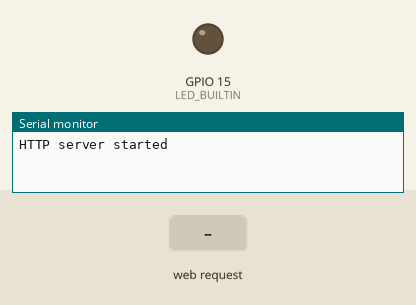
Simulated run of this sketch. Board: ESP32-S2. On the bench: output pins drawn as LEDs (lit = HIGH), the last lines printed to the serial monitor. Inputs (shaded band) come from the test bench.

Above: at 1.3 s.
1.4 s: HTTP request GET /led1on received
At 2.4 s:
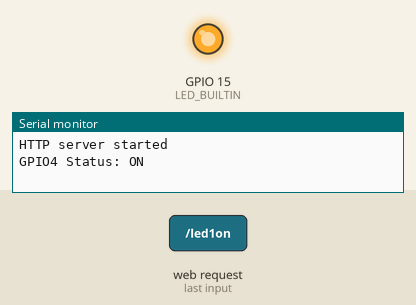
2.9 s: HTTP request GET / received
At 3.5 s:
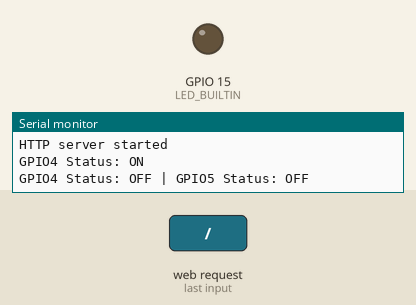
Timing chart, 0 to 5.9 s (numbered marks = the images above; inputs shaded):
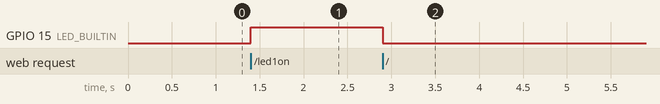

The sketch:

esp32s2mini_web_server_host.ino
```cpp
#include <WiFi.h>
#include <WebServer.h>

/* Put your SSID & Password */
const char* ssid = "ESP32-";  // Enter SSID here
const char* password = "12345678";  //Enter Password here

/* Put IP Address details */
IPAddress local_ip(192,168,1,1);
IPAddress gateway(192,168,1,1);
IPAddress subnet(255,255,255,0);

WebServer server(80);

bool LED1status = LOW;

void setup() {
  Serial.begin(9600);
  pinMode(LED_BUILTIN, OUTPUT);

  WiFi.softAP(ssid, password);
  WiFi.softAPConfig(local_ip, gateway, subnet);
  delay(100);

  server.on("/", handle_OnConnect);
  server.on("/led1on", handle_led1on);
  server.on("/led1off", handle_led1off);
  server.onNotFound(handle_NotFound);

  server.begin();
  Serial.println("HTTP server started");
}
void loop() {
  server.handleClient();
  if(LED1status)
  {digitalWrite(LED_BUILTIN, HIGH);}
  else
  {digitalWrite(LED_BUILTIN, LOW);}
}

void handle_OnConnect() {
  LED1status = LOW;
  Serial.println("GPIO4 Status: OFF | GPIO5 Status: OFF");
  server.send(200, "text/html", generateHTML(LED1status));
}

void handle_led1on() {
  LED1status = HIGH;
  Serial.println("GPIO4 Status: ON");
  server.send(200, "text/html", generateHTML(true));
}

void handle_led1off() {
  LED1status = LOW;
  Serial.println("GPIO4 Status: OFF");
  server.send(200, "text/html", generateHTML(false));
}


void handle_NotFound(){
  server.send(404, "text/plain", "Not found");
}

String generateHTML(uint8_t led1stat){
  String ptr = "<!DOCTYPE html> <html>\n";
  ptr +="<head><meta name=\"viewport\" content=\"width=device-width, initial-scale=1.0, user-scalable=no\">\n";
  ptr +="<title>LED Control</title>\n";
  ptr +="<style>html { font-family: Helvetica; display: inline-block; margin: 0px auto; text-align: center;}\n";
  ptr +="body{margin-top: 50px;} h1 {color: #444444;margin: 50px auto 30px;} h3 {color: #444444;margin-bottom: 50px;}\n";
  ptr +=".button {display: block;width: 80px;background-color: #3498db;border: none;color: white;padding: 13px 30px;text-decoration: none;font-size: 25px;margin: 0px auto 35px;cursor: pointer;border-radius: 4px;}\n";
  ptr +=".button-on {background-color: #3498db;}\n";
  ptr +=".button-on:active {background-color: #2980b9;}\n";
  ptr +=".button-off {background-color: #34495e;}\n";
  ptr +=".button-off:active {background-color: #2c3e50;}\n";
  ptr +="p {font-size: 14px;color: #888;margin-bottom: 10px;}\n";
  ptr +="</style>\n";
  ptr +="</head>\n";
  ptr +="<body>\n";
  ptr +="<h1>ESP32 s2 mini testowy Web Server</h1>\n";
  ptr +="<h3>Using Access Point(AP) Mode</h3>\n";

   if(led1stat)
  {ptr +="<p>LED1 Status: ON</p><a class=\"button button-off\" href=\"/led1off\">OFF</a>\n";}
  else
  {ptr +="<p>LED1 Status: OFF</p><a class=\"button button-on\" href=\"/led1on\">ON</a>\n";}

  ptr +="</body>\n";
  ptr +="</html>\n";
  return ptr;
}
```

Measured:
- after the input at 1.4 s, GPIO 15 (LED_BUILTIN): LOW → HIGH at once
- after the input at 2.9 s, GPIO 15 (LED_BUILTIN): HIGH → LOW at once
